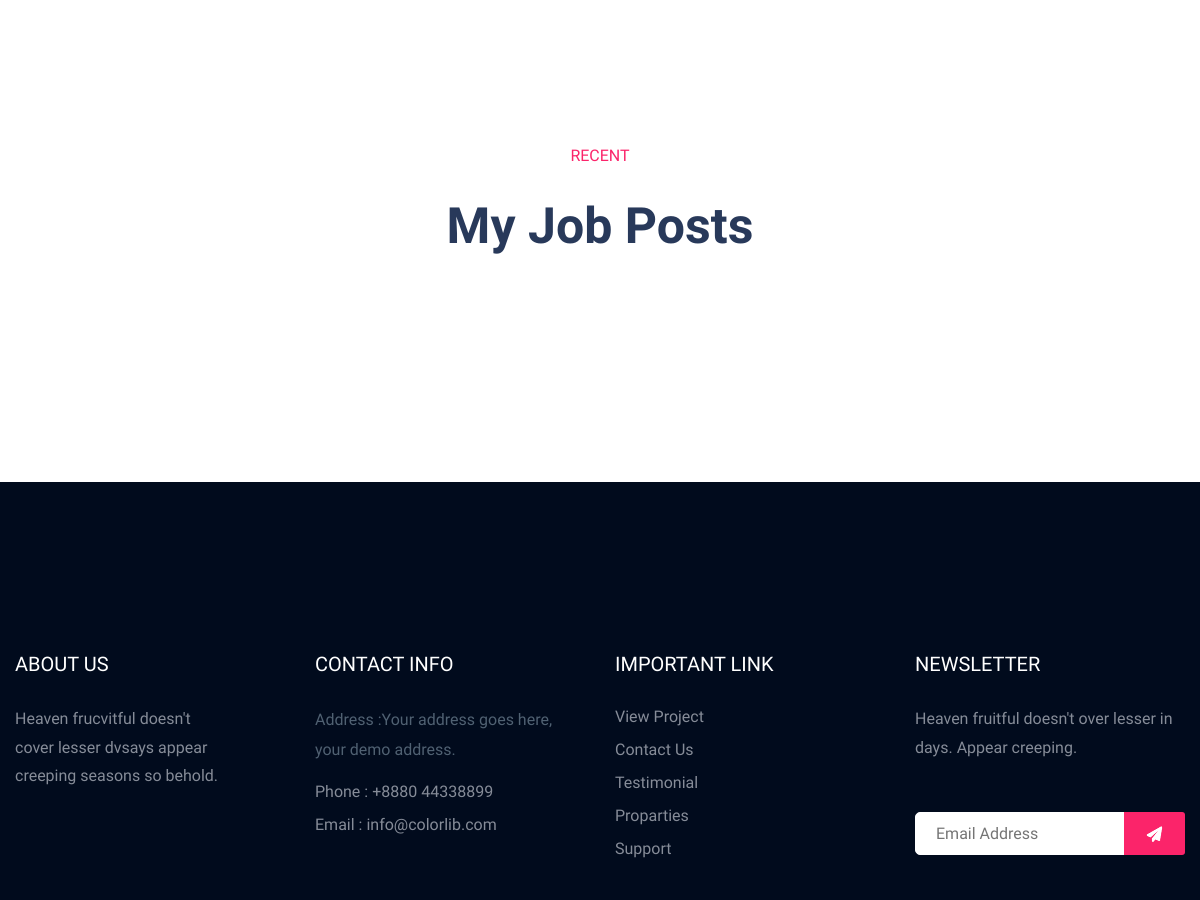
The page /profile (signed in, middle part) on the database as committed earlier.
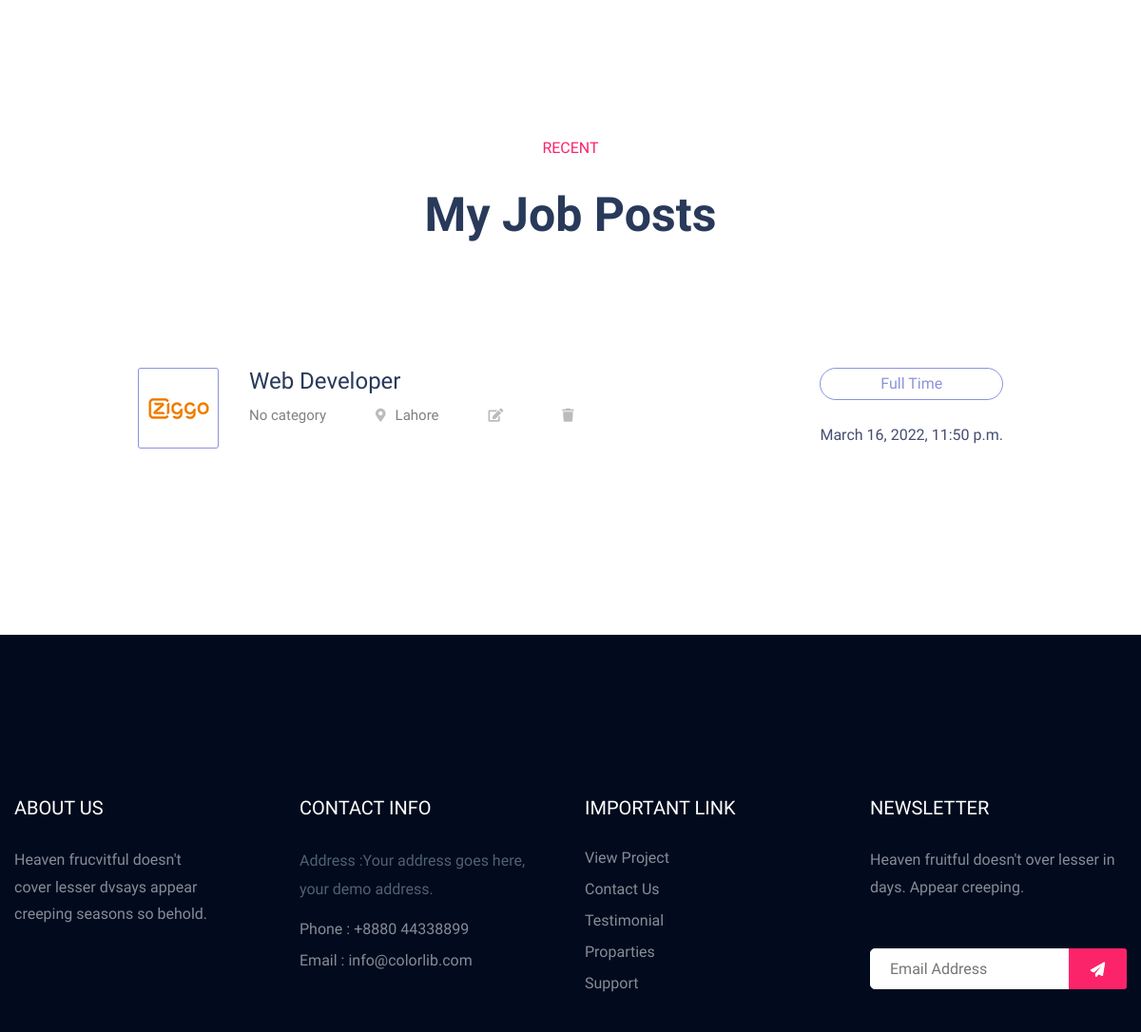
The same page on the database as committed later.
### main/models.py (models this page shows, shortened)
class jobPostData(models.Model):
    CATEGORY_CHOICES = (
    ("Design & Creative", "Design & Creative"),
    ("Design & Development", "Design & Development"),
    ("Sales & Marketing", "Sales & Marketing"),
    ("Mobile Application", "Mobile Application"),
    ("Construction", "Construction"),
    ("Information Technology", "Information Technology"),
    ("Real Estate", "Real Estate"),
    ("Content Writer", "Content Writer"),
    )
    JOB_CHOICES =(
        ("Part Time","Part Time"),
        ("Full Time","Full Time"),
        ("Remote","Remote"),
        ("On site","On site"),
    )
    title = models.CharField(max_length=70,default='')
    desription = RichTextField(null=True,blank=True)
    author = models.CharField(max_length=50)
    location = models.CharField(max_length=100,default='')
    job_nature = models.CharField(max_length=30,choices=JOB_CHOICES,default='No choice')
    category = models.CharField(max_length=50,choices=CATEGORY_CHOICES,default='No category')
    posted_date = models.DateTimeField(auto_now_add=True)
    vacancy = models.IntegerField(default=1)
    salary = models.CharField(max_length=30,default='')
    application_deadline = models.DateTimeField(default=datetime.datetime.now())
    user_job_post = models.ForeignKey(User,on_delete=models.CASCADE)

### main/views.py (the view)
# urls.py: path('profile',views.profile,name='profile'),
def profile(request):
    if request.user.is_authenticated:
        if request.method == 'POST':
            fm=userDataUpdateForm(data=request.POST,instance=request.user)
            if fm.is_valid():
                fm.save()
        else:
            data = jobPostData.objects.filter(author = request.user.username).order_by('-posted_date')
            fm=userDataUpdateForm(instance=request.user)
        template_name = 'main/profile.html'
        context={
            'form':fm,
            'data':data,
        }
        return render(request,template_name,context)
    else:
        return HttpResponseRedirect('/logIn')

### main/forms.py
class userDataUpdateForm(UserChangeForm):
    password = None
    class Meta:
        model=User
        fields=('username','first_name','last_name','email')
        widgets={
            'username':forms.TextInput(attrs={
            'class':'form-control'}),
            'first_name':forms.TextInput(attrs={
            'class':'form-control'}),
            'last_name':forms.TextInput(attrs={
            'class':'form-control'}),
            'email':forms.TextInput(attrs={
            'class':'form-control'}),
        }

### main/templates/main/profile.html (shortened to what this page needs)
{% extends 'main/layout.html' %} {% load static %}
{% block body %}
<section class="featured-job-area feature-padding">
  <div class="container">
    <div class="row">
      <div class="col-lg-12">
        <div class="section-tittle text-center">
          <span>Recent</span>
          {% if request.user.groups.get|striptags == "Company" %}
          <h2>My Job Posts</h2>
          {% else %}
          <h2>Jobs I have applied</h2>
          {% endif %}
        </div>
      </div>
    </div>
    <div class="row justify-content-center">
      <div class="col-xl-10">
        {%  for dt in data %}
        <div class="single-job-items mb-30">
          <div class="job-items">
            <div class="company-img">
              <a href="{% url 'jobPostDetail' dt.id %}"
                ><img src="{% static  'main/assets/img/icon/job-list1.png' %} " alt=""
              /></a>
            </div>
            <div class="job-tittle">
              <a href="{% url 'jobPostDetail' dt.id %}"><h4>{{dt.title}}</h4></a>
              <ul>
                <li>{{dt.category}}</li>
                <li>
                  <i class="fas fa-map-marker-alt"></i>{{dt.location}}
                </li>
                {% if request.user.username == dt.author %}
                <li><a href=" {% url 'jobPostUpdate' dt.id %} "><i class="fa fa-edit"></a></i></li>
                <li><a href=" {% url 'jobPostDelete' dt.id %} "><i class="fa fa-trash"></a></i></li>
                {% endif %}
              </ul>
            </div>
          </div>
          <div class="items-link f-right">
            <a href="{% url 'jobPostDetail' dt.id %}">{{dt.job_nature}}</a>
            <span>{{dt.posted_date}}</span>
          </div>
        </div>
        {% endfor %}
      </div>
    </div>
  </div>
</section>
{% endblock body %}

Rows that differ between the two databases and show on the page:
added jobPostData: title "Web Developer", category "No category", location "Lahore", author "company1" (drawn), job_nature "Full Time", posted_date "March 16, 2022, 11:50 p.m."
